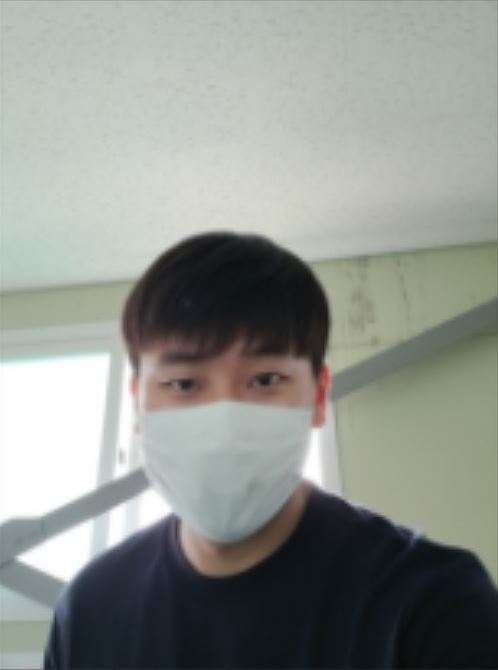
#> input picture 2021년 석사 2학기/지능로봇 실제/Assignment #1/wsj.JPG, 498 x 670 px, found by its file name
$ python gray1.py
#> lines starting #> are read from the running program, lines starting #| are printed output that depends on the picture
# -*- coding: utf-8 -*-
"""
Created on Tue Oct 12 20:52:23 2021

@author: WSJ
"""

from matplotlib import pyplot as plt #그래프 모듈 임포트
from matplotlib.image import imread #이미지 모듈 임포트

img = imread('wsj.jpg')     #이미지 파일 read
#> img is the input picture: shape (670, 498, 3); mean R, G, B 143.2, 147.5, 141.9

#이미지표시
# R:G:B cmap = 색상 vmin,vmax= 비선형 확장변수 interpolation = 보간법
plt.imshow(img[:,:,1], cmap='gray', vmin = 0, vmax = 255,interpolation='none')
plt.show()
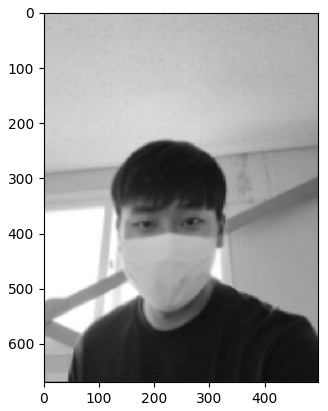
#> figure drawn by matplotlib, 1 panel

#R,G 밝은 색을제거
